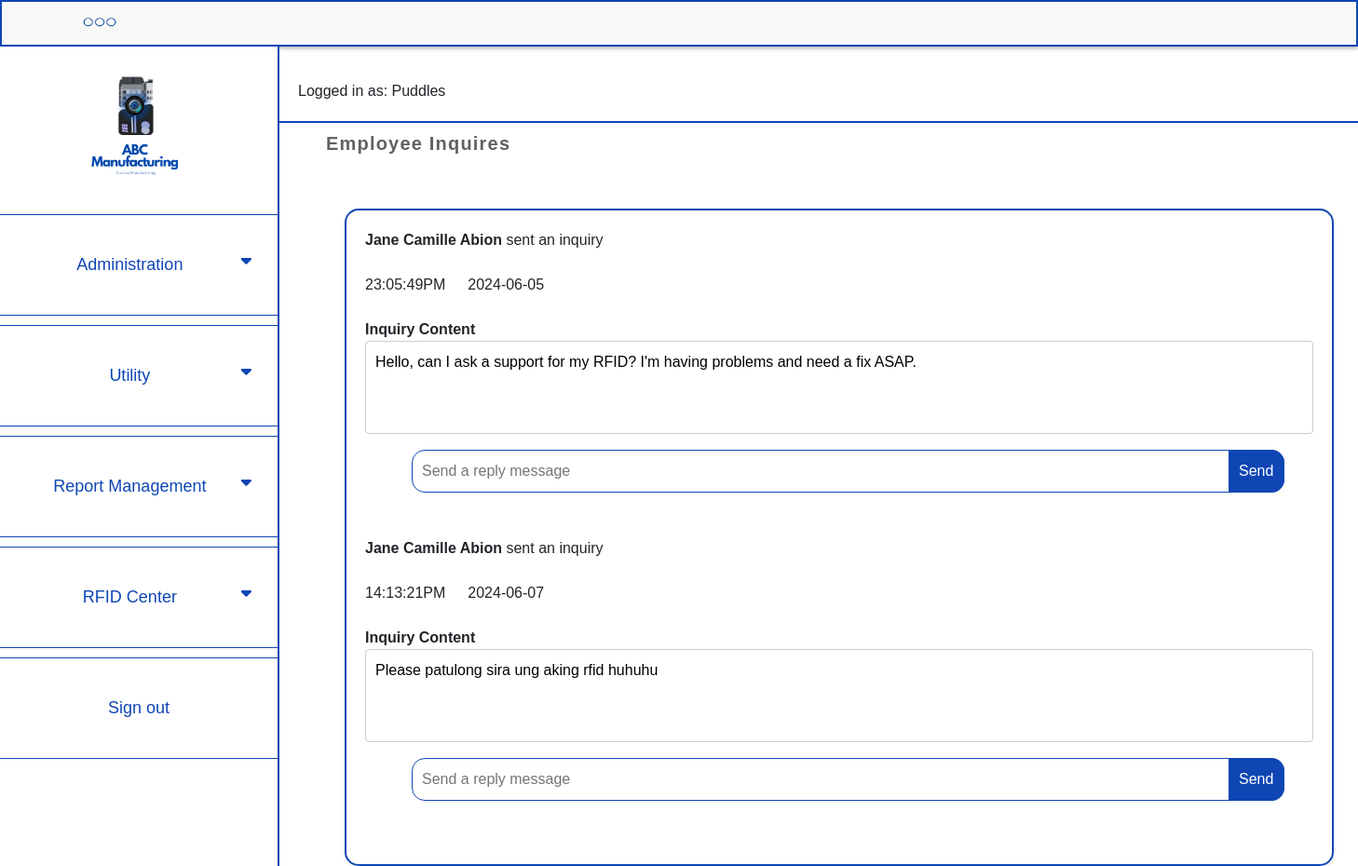
Screenshot of /support.php (signed in) with the database file from the repository.
### tables this page shows
CREATE TABLE `tbl_inquiries` (
  `inquiry_id` int(50) NOT NULL,
  `inquiry_content` varchar(200) NOT NULL,
  `inquiry_time` time(6) NOT NULL,
  `inquiry_date` date NOT NULL,
  `employee_id` int(30) NOT NULL
);

CREATE TABLE `tbl_employee_account` (
  `employee_id` int(20) NOT NULL,
  `employee_rfid` int(50) NOT NULL,
  `employee_email` varchar(125) NOT NULL,
  `employee_password` varchar(125) NOT NULL,
  `employee_username` varchar(125) NOT NULL,
  `employee_name` varchar(125) NOT NULL,
  `employee_position` varchar(12) NOT NULL,
  `employee_department` varchar(125) NOT NULL,
  `employee_date` datetime NOT NULL DEFAULT current_timestamp()
);

### support.php (the view, shortened to what this page needs)
<?php
include 'includes/dbh.php';
require_once 'includes/login_view.php';
    $query = "SELECT tbl_employee_account.*, inquiry_content, inquiry_time, inquiry_date FROM tbl_employee_account JOIN tbl_inquiries ON tbl_employee_account.employee_id = tbl_inquiries.employee_id";
    $stmt = $pdo->prepare($query);
    $stmt->execute();
    $result = $stmt->fetchAll(PDO::FETCH_ASSOC);
?>
<!DOCTYPE html>
<html lang="en">
<head>
    <link rel="stylesheet" href="https://cdn.jsdelivr.net/npm/bootstrap@5.3.2/dist/css/bootstrap.min.css">
    <link rel="stylesheet" href="css/style7.css">
</head>
<body>
    <div class="container1">
            <img src="css/Images/icon1.png" alt="Icon" class="icon1">
    </div>
    <div class="side-nav">
        <img src="css/Images/logo2.png" alt="Logo" class="logo2">
        <button class="dropdown-btn">Administration
            <i class="fa-solid fa-caret-down"></i>
        </button>
        <button class="dropdown-btn">Utility
            <i class="fa-solid fa-caret-down"></i>
        </button>
        <button class="dropdown-btn">Report Management
            <i class="fa-solid fa-caret-down"></i>
        </button>
        <button class="dropdown-btn">RFID Center
            <i class="fa-solid fa-caret-down"></i>
        </button>
        <form action="includes/logout.php" method="POST">
            <button class="dropdown-btn">Sign out</button>
        </form>
    </div>
    <div class="title-container">
    </div>
    <h5>Employee Inquires</h5>
        <div class="S-container">
        <?php
        if (!empty($result)) {
            foreach ($result as $row) {
                if (isset($row['inquiry_content'])) {
                    echo '<div><b>' . $row['employee_name'] . '</b> sent an inquiry &emsp;&emsp;&emsp;&emsp;&emsp;&emsp;&emsp;&emsp;&emsp;&emsp;&emsp;&emsp;&emsp;&emsp;&emsp;&emsp;&emsp;&emsp;&emsp;&emsp;&emsp;&emsp;&emsp;&emsp;&emsp;&emsp;&emsp;&emsp;&emsp;&emsp;&emsp;&emsp;&emsp;&emsp;&emsp;&emsp;&emsp;&emsp;&emsp;&emsp;&emsp;&emsp;&emsp;&emsp;&emsp;&emsp;&emsp;&emsp;&emsp;&emsp;&emsp;&emsp;&emsp;&emsp;&emsp;&emsp;&emsp;&emsp;&emsp;&emsp;&emsp;&emsp;&emsp;&emsp;&emsp;&emsp;' .date("H:i:sA",strtotime($row['inquiry_time'])) . '&emsp;&ensp;' .$row['inquiry_date'] . '</div><br>';
                    echo '<b>Inquiry Content </b><br><textarea readonly>' . $row['inquiry_content'] .   '</textarea><br>' ;
                    echo '
                    <div class="inputs1">
                    <input type="text" id="inputField" placeholder="Send a reply message">
                    <button type="button" id="sendButton">Send
                    </button>
                    </div><br><br>';
                } else {
                echo 'No inquiries found<br>';
                }
            }
        } else {
            echo 'No inquiries found.';
        }
        ?>
        </div>
</body>
</html>

### css/style7.css (style rules this page uses)
body { margin: 0; font-family: Arial, sans-serif; display: flex; flex-direction: column; align-items: flex-start; }
.container1 { width: 100%; height: 50px; background-color: #f8f8f8; padding: 10px; box-shadow: 0 2px 4px rgba(0, 0, 0, 0.3); position: fixed; top: 0; left: 0; z-index: 1000; border: 2.4px solid #0F46B4; display: flex; align-items: center; }
.icon1 { width: 90px; height: 80px; margin-right: 20px; margin-left: 50px; }
.side-nav { text-decoration: none; font-size: 18px; color: #0F46B4; height: 100%; width: 300px; position: fixed; left: 0; top: 50px; background-color: white; padding-top: 20px; z-index: 1000; overflow-x: hidden; transition: 0.5s; border-right: 2.5px solid #0F46B4; }
.dropdown-btn { top: 20px; margin-top: 10px; }
.side-nav a, .dropdown-btn { background-color: white; padding: 40px 20px; text-decoration: none; font-size: 18px; color: #0F46B4; display: block; border-bottom: 1px solid #0F46B4; border-right: none; border-left: none; border-top: 1px solid #0F46B4; text-align: center; cursor: pointer; outline: none; width: 100%; transition: 0.6s ease; }
.fa-solid { float: right; padding-right: 8px; }
.logo2 { margin-left: 70px; width: 150px; height: auto; }
.title-container { margin-left: 300px; padding: 20px; margin-top: 50px; background: white; border-bottom: 2px solid #0F46B4; width: calc(100% - 250px); }
.S-container { margin-top: 50px; margin-left: 370px; padding: 20px; background-color: white; border: 2px solid #0F46B4; border-radius: 15px; box-shadow: 0 2px 4px rgba(0, 0, 0, 0.1); width: calc(90% - 250px); box-sizing: border-box; }
.S-container textarea { width: 100%; height: 100px; margin-bottom: 10px; padding: 10px; border: 1px solid #ccc; border-radius: 4px; resize: none; box-sizing: border-box; }
.inputs1 { margin-left: 50px; position: relative; width: 92%; }
.inputs1 #inputField { width: 100%; padding: 10px; padding-right: 50px; border: 1px solid #0F46B4; border-radius: 14px; box-sizing: border-box; }
.inputs1 button { position: absolute; right: 0; top: 0; bottom: 0; width: 60px; background-color: #0F46B4; color: white; border: none; border-radius: 0 14px 14px 0; cursor: pointer; transition: 0.7s ease; }
h5 { margin-top: 10px; margin-left: 350px; color: #616162; font-weight: bold; letter-spacing: 1.2px; }

### rows the page displays
tbl_inquiries: employee.employee_name "Jane Camille Abion", inquiry_time "23:05:49PM", inquiry_date "2024-06-05", inquiry_content "Hello, can I ask a support for my RFID? I'm having problems and need a fix ASAP."
tbl_inquiries: employee.employee_name "Jane Camille Abion", inquiry_time "14:13:21PM", inquiry_date "2024-06-07", inquiry_content "Please patulong sira ung aking rfid huhuhu"

### other values shown
$_SESSION["admin_username"] "Puddles"
